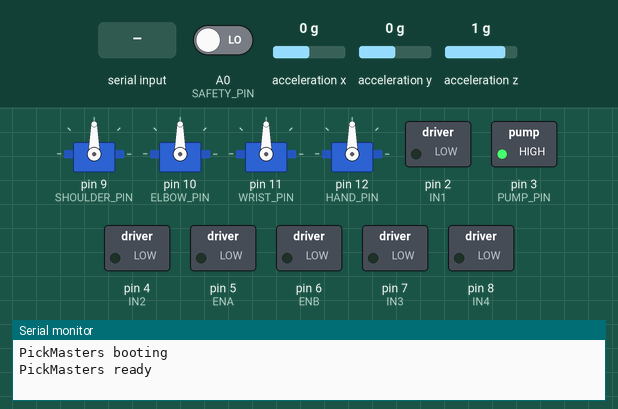
A sketch run on a simulated Arduino Uno, built with avr-gcc and run on an emulated ATmega328P. On the bench: 4 × servo, switched loads named in the sketch (green lamp = pin HIGH), the last lines printed to the serial monitor. Wiring (inferred from the names in the program): MPU-6050 motion sensor at I2C address 0x68. The inputs (shaded band) are chosen by the test bench; at power-on: acceleration x 0 g, acceleration z 1 g, A0 (SAFETY_PIN) LOW, acceleration y 0 g.

Above: at 2.3 s.
2.4 s: acceleration x set to -1.4 g
At 3.4 s:
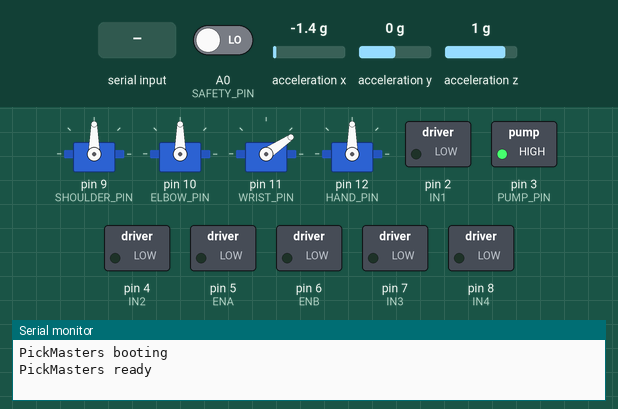
4.0 s: acceleration x set to 0.8 g
At 6.1 s:
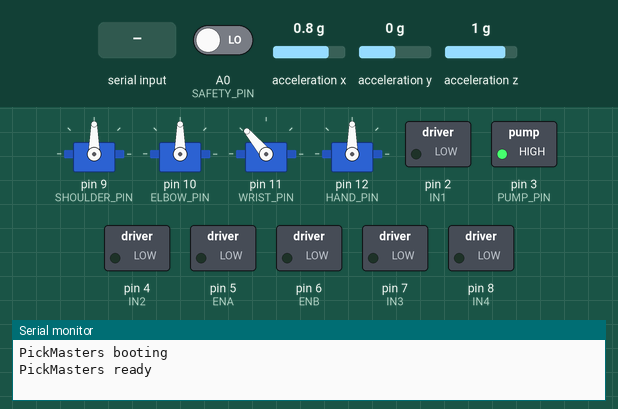
6.9 s: acceleration z set to 1.4 g
At 8.1 s:
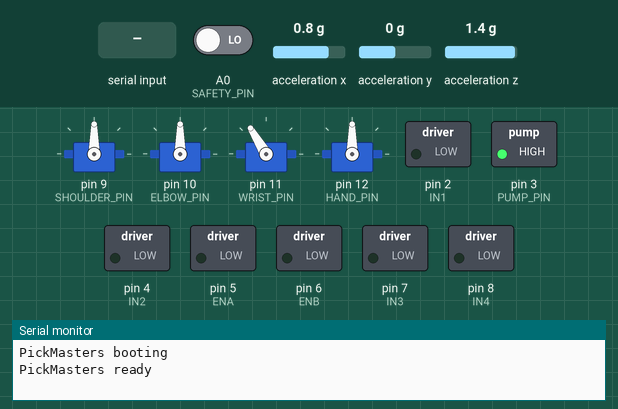
8.4 s: acceleration x set to -0.8 g
At 10.8 s:
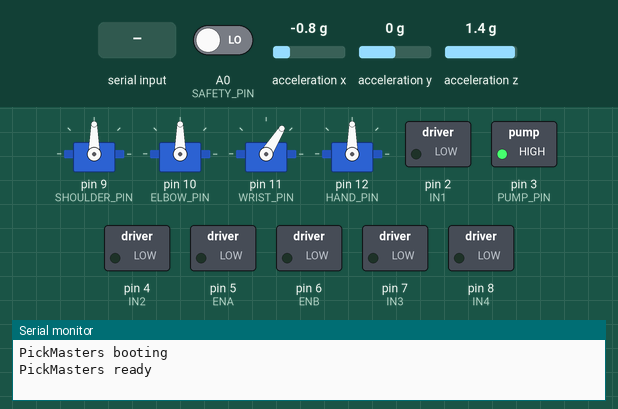
11.0 s: "cal\n" received over Serial
At 11.9 s:
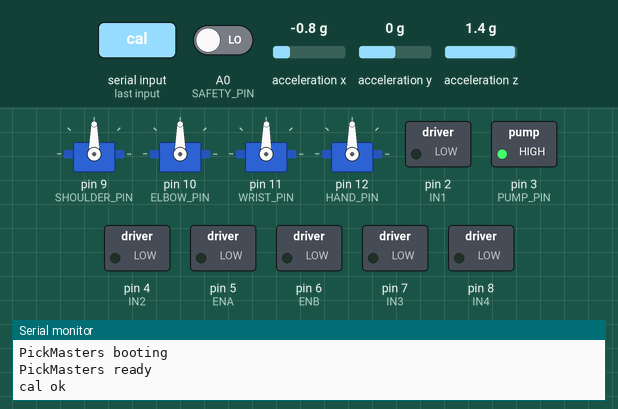
13.0 s: acceleration x set to 0 g
At 14.1 s:
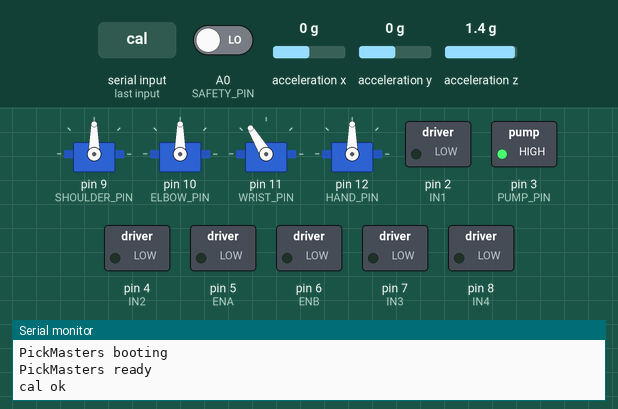
Timing chart, 0 to 15.6 s (numbered marks = the images above; inputs shaded):
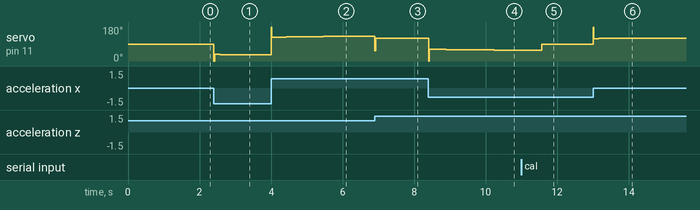

The sketch:

ArmController.ino
```cpp
// PickMasters — ArmController firmware
// 4-DOF robotic arm, manual control over USB serial (paired with DriveControl.pde)
//
// Hardware: Arduino Uno + standalone L298N dual H-bridge motor driver
//
// Pin usage:
//   9   — Shoulder servo
//   10  — Elbow servo
//   11  — Wrist servo
//   12  — Hand servo
//   A4  — IMU SDA (I2C, reserved by Wire)
//   A5  — IMU SCL (I2C, reserved by Wire)
//   3   — Pump relay (ACTIVE LOW: LOW = on, HIGH = off, starts off)
//   A0  — Safety interlock input (HIGH = clear, active-high with pull-down)
//   L298N driver: ENA=5, IN1=2, IN2=4 (left wheel);
//                 ENB=6, IN3=7, IN4=8 (right wheel).
//
// Serial protocol (9600 baud, newline-terminated, ONE combined message per frame):
//   S<shoulder>,<elbow>,<wrist>,<hand>,M<left>,<right>,P<0|1>,W<0|1>*<checksum>
//     servo angles 0..180, motor directions -1/0/1, P1 = pump on,
//     W1 = wrist AUTO (IMU leveling), W0 = wrist MANUAL
//     *<checksum> = optional XOR checksum (two hex digits) of all bytes before '*'
//   cal     — re-zero IMU pitch offset (sent by the DriveControl CalButton)
//   status  — print all current angles and states (single compact line)

#include <Wire.h>
#include <Servo.h>
#include <avr/wdt.h>

// ── Pin definitions ──────────────────────────────────────────────────────────
#define SHOULDER_PIN  9
#define ELBOW_PIN     10
#define WRIST_PIN     11
#define HAND_PIN      12
#define PUMP_PIN      3     // relay is active LOW
#define MPU_ADDR      0x68
#define SAFETY_PIN    A0    // safety interlock input

// ── DC motors via L298N dual H-bridge ────────────────────────────────────────
#define ENA  5     // PWM speed, left wheel
#define IN1  2     // direction A, left wheel
#define IN2  4     // direction B, left wheel
#define ENB  6     // PWM speed, right wheel
#define IN3  7     // direction A, right wheel
#define IN4  8     // direction B, right wheel
const int DRIVE_SPEED = 200;   // single constant speed when a motor is active

// ── Servos ───────────────────────────────────────────────────────────────────
Servo shoulderServo;
Servo elbowServo;
Servo wristServo;
Servo handServo;

int shoulderAngle = 90;
int elbowAngle    = 90;
int wristAngle    = 90;
int handAngle     = 90;

int  leftDir  = 0;            // -1 / 0 / +1
int  rightDir = 0;
bool pumpOn   = false;
bool wristAutoMode = true;    // true = IMU leveling, false = Processing controls wrist

// ── IMU state ────────────────────────────────────────────────────────────────
bool  imuOk        = false;   // false = MPU6050 not detected; auto-level disabled
float pitchOffset  = 0.0;
float currentPitch = 0.0;

unsigned long lastIMU    = 0;

// ── PID state for wrist auto-level ───────────────────────────────────────────
float pidKp = 1.0;
float pidKi = 0.05;
float pidKd = 0.15;
float pidIntegral   = 0.0;
float pidLastError  = 0.0;
unsigned long pidLastTime = 0;
const float PID_INTEGRAL_LIMIT = 30.0;

// ── Safety interlock ─────────────────────────────────────────────────────────
bool safetyClear = false;
unsigned long lastSafetyCheck = 0;
const unsigned long SAFETY_CHECK_MS = 50;
unsigned long lastSerialRx = 0;
const unsigned long SERIAL_TIMEOUT_MS = 2000;

// ── Serial receive buffer ─────────────────────────────────────────────────────
char serialBuf[64];
byte serialLen = 0;

// ─────────────────────────────────────────────────────────────────────────────
void setup() {
  Serial.begin(9600);
  Serial.write("PickMasters booting\n");

  // Safety interlock input (active-high with external pull-down resistor)
  pinMode(SAFETY_PIN, INPUT);

  // Pump relay — active LOW, so HIGH = OFF at startup
  pinMode(PUMP_PIN, OUTPUT);
  digitalWrite(PUMP_PIN, HIGH);

  // L298N control pins
  pinMode(ENA, OUTPUT);
  pinMode(IN1, OUTPUT);
  pinMode(IN2, OUTPUT);
  pinMode(ENB, OUTPUT);
  pinMode(IN3, OUTPUT);
  pinMode(IN4, OUTPUT);

  // Servos — centre on startup, one at a time to spread out the inrush current
  shoulderServo.attach(SHOULDER_PIN); shoulderServo.write(shoulderAngle); delay(100);
  elbowServo.attach(ELBOW_PIN);       elbowServo.write(elbowAngle);       delay(100);
  wristServo.attach(WRIST_PIN);       wristServo.write(wristAngle);       delay(100);
  handServo.attach(HAND_PIN);         handServo.write(handAngle);         delay(100);

  // Motors idle
  setMotorLeft(0);
  setMotorRight(0);

  // I2C — a timeout so a missing/shorted IMU can never freeze the board.
  Wire.begin();
  Wire.setWireTimeout(3000, true);

  Wire.beginTransmission(MPU_ADDR);
  imuOk = (Wire.endTransmission(true) == 0);

  if (imuOk) {
    Wire.beginTransmission(MPU_ADDR);
    Wire.write(0x6B);   // PWR_MGMT_1
    Wire.write(0x00);   // clear sleep bit
    Wire.endTransmission(true);
    delay(200);
    calibrateIMU();
  } else {
    wristAutoMode = false;
    Serial.write("WARN: IMU not found — wrist auto-level disabled\n");
  }

  lastSerialRx = millis();
  pidLastTime  = millis();

  // Hardware watchdog: resets the MCU if loop() hangs for >2 seconds
  wdt_enable(WDTO_2S);

  Serial.write("PickMasters ready\n");
}

// ─────────────────────────────────────────────────────────────────────────────
void loop() {
  wdt_reset();

  handleSerial();
  updateSafetyInterlock();

  if (imuOk && millis() - lastIMU >= 20) {   // 50 Hz IMU / wrist update
    lastIMU = millis();
    currentPitch = readPitch();
    if (wristAutoMode) {
      wristAngle = pidCompute(currentPitch - pitchOffset);
      wristServo.write(wristAngle);
    }
  }
}

// ── PID controller for wrist auto-level ──────────────────────────────────────
int pidCompute(float error) {
  unsigned long now = millis();
  float dt = (now - pidLastTime) / 1000.0;
  if (dt <= 0) dt = 0.02;
  pidLastTime = now;

  pidIntegral += error * dt;
  pidIntegral = constrain(pidIntegral, -PID_INTEGRAL_LIMIT, PID_INTEGRAL_LIMIT);

  float derivative = (error - pidLastError) / dt;
  pidLastError = error;

  float output = 90.0 + (pidKp * error) + (pidKi * pidIntegral) + (pidKd * derivative);
  return constrain((int)output, 0, 180);
}

// ── Safety interlock ─────────────────────────────────────────────────────────
// Movement is blocked unless ALL conditions are met:
//   1. SAFETY_PIN reads HIGH (hardware interlock / e-stop circuit)
//   2. Serial link is alive (received a command within SERIAL_TIMEOUT_MS)
//   3. IMU is healthy OR wrist is in manual mode
void updateSafetyInterlock() {
  if (millis() - lastSafetyCheck < SAFETY_CHECK_MS) return;
  lastSafetyCheck = millis();

  bool hwClear     = (digitalRead(SAFETY_PIN) == HIGH);
  bool serialAlive = (millis() - lastSerialRx < SERIAL_TIMEOUT_MS);
  bool sensorOk    = imuOk || !wristAutoMode;

  bool wasClear = safetyClear;
  safetyClear = hwClear && serialAlive && sensorOk;

  if (wasClear && !safetyClear) {
    setMotorLeft(0);
    setMotorRight(0);
    digitalWrite(PUMP_PIN, HIGH);
    pumpOn = false;
    Serial.write("SAFETY: interlock OPEN — motors and pump disabled\n");
  }
  if (!wasClear && safetyClear) {
    Serial.write("SAFETY: interlock CLEAR — movement enabled\n");
  }
}

// ── Serial parsing ────────────────────────────────────────────────────────────
void handleSerial() {
  while (Serial.available()) {
    char c = (char)Serial.read();
    if (c == '\n') {
      serialBuf[serialLen] = '\0';
      parseCommand(serialBuf);
      serialLen = 0;
    } else if (c != '\r' && serialLen < sizeof(serialBuf) - 1) {
      serialBuf[serialLen++] = c;
    }
  }
}

// ── Checksum verification ─────────────────────────────────────────────────────
// If the command contains '*XX' suffix, verify XOR checksum; otherwise accept as-is.
bool verifyChecksum(char *cmd) {
  char *star = strchr(cmd, '*');
  if (!star) return true;   // no checksum present — backward compatible

  byte computed = 0;
  for (char *p = cmd; p < star; p++) computed ^= (byte)*p;

  unsigned int received;
  if (sscanf(star + 1, "%02X", &received) != 1) return false;
  *star = '\0';   // strip checksum from command for parsing

  return (computed == (byte)received);
}

void parseCommand(char *cmd) {
  if (cmd[0] == '\0') return;

  lastSerialRx = millis();

  if (!verifyChecksum(cmd)) {
    Serial.write("ERR: checksum mismatch\n");
    return;
  }

  if (cmd[0] == 'S') {
    int sh, el, wr, ha, l, r, p, w;
    if (sscanf(cmd, "S%d,%d,%d,%d,M%d,%d,P%d,W%d",
               &sh, &el, &wr, &ha, &l, &r, &p, &w) == 8) {
      shoulderAngle = constrain(sh, 0, 180);
      elbowAngle    = constrain(el, 0, 180);
      handAngle     = constrain(ha, 0, 180);
      shoulderServo.write(shoulderAngle);
      elbowServo.write(elbowAngle);
      handServo.write(handAngle);

      wristAutoMode = (w != 0);
      if (!wristAutoMode) {
        wristAngle = constrain(wr, 0, 180);
        wristServo.write(wristAngle);
      }

      if (safetyClear) {
        setMotorLeft(l);
        setMotorRight(r);
        leftDir  = l;
        rightDir = r;
        pumpOn = (p != 0);
        digitalWrite(PUMP_PIN, pumpOn ? LOW : HIGH);
      } else {
        setMotorLeft(0);
        setMotorRight(0);
        leftDir = 0;
        rightDir = 0;
        pumpOn = false;
        digitalWrite(PUMP_PIN, HIGH);
      }
    }

  } else if (strcmp(cmd, "cal") == 0) {
    calibrateIMU();
    pidIntegral  = 0.0;
    pidLastError = 0.0;
    Serial.write("cal ok\n");

  } else if (strcmp(cmd, "status") == 0) {
    printStatus();

  } else if (strcmp(cmd, "pid") == 0) {
    Serial.print("PID Kp="); Serial.print(pidKp, 2);
    Serial.print(" Ki=");    Serial.print(pidKi, 2);
    Serial.print(" Kd=");    Serial.print(pidKd, 2);
    Serial.write('\n');
  }
}

// ── DC motor control (L298N) ──────────────────────────────────────────────────
// Left wheel: ENA + IN1/IN2.  dir > 0 = forward, dir < 0 = backward, 0 = stop.
void setMotorLeft(int dir) {
  if (dir > 0) {
    digitalWrite(IN1, HIGH);
    digitalWrite(IN2, LOW);
    analogWrite(ENA, DRIVE_SPEED);
  } else if (dir < 0) {
    digitalWrite(IN1, LOW);
    digitalWrite(IN2, HIGH);
    analogWrite(ENA, DRIVE_SPEED);
  } else {
    digitalWrite(IN1, LOW);
    digitalWrite(IN2, LOW);
    analogWrite(ENA, 0);
  }
}

// Right wheel: ENB + IN3/IN4.  dir > 0 = forward, dir < 0 = backward, 0 = stop.
void setMotorRight(int dir) {
  if (dir > 0) {
    digitalWrite(IN3, HIGH);
    digitalWrite(IN4, LOW);
    analogWrite(ENB, DRIVE_SPEED);
  } else if (dir < 0) {
    digitalWrite(IN3, LOW);
    digitalWrite(IN4, HIGH);
    analogWrite(ENB, DRIVE_SPEED);
  } else {
    digitalWrite(IN3, LOW);
    digitalWrite(IN4, LOW);
    analogWrite(ENB, 0);
  }
}

// ── IMU wrist auto-level ──────────────────────────────────────────────────────
float readPitch() {
  Wire.beginTransmission(MPU_ADDR);
  Wire.write(0x3B);   // ACCEL_XOUT_H — start of 6-byte accel block
  Wire.endTransmission(false);

  // If the IMU doesn't return all 6 bytes (unplugged/glitch), keep the last
  // pitch instead of computing garbage from -1 reads.
  if (Wire.requestFrom(MPU_ADDR, 6, true) != 6) return currentPitch;

  float accelX = (int16_t)(Wire.read() << 8 | Wire.read()) / 16384.0;
  float accelY = (int16_t)(Wire.read() << 8 | Wire.read()) / 16384.0;
  float accelZ = (int16_t)(Wire.read() << 8 | Wire.read()) / 16384.0;
  (void)accelY;

  return atan2(accelX, accelZ) * 180.0 / PI;
}

void calibrateIMU() {
  float sum = 0;
  for (int i = 0; i < 50; i++) {
    sum += readPitch();
    delay(10);
  }
  pitchOffset = sum / 50.0;
}

// ── Status report (single compact line) ──────────────────────────────────────
void printStatus() {
  Serial.print("S:");    Serial.print(shoulderAngle);
  Serial.print(" E:");   Serial.print(elbowAngle);
  Serial.print(" W:");   Serial.print(wristAngle);
  Serial.print(" H:");   Serial.print(handAngle);
  Serial.print(" M:");   Serial.print(leftDir);
  Serial.print(",");     Serial.print(rightDir);
  Serial.print(" P:");   Serial.print(pumpOn ? 1 : 0);
  Serial.print(" MODE:"); Serial.print(wristAutoMode ? "AUTO/PID" : "MAN");
  Serial.print(" IMU:");  Serial.print(imuOk ? "OK" : "NONE");
  Serial.print(" PITCH:"); Serial.print(currentPitch - pitchOffset, 1);
  Serial.print(" SAFE:");  Serial.print(safetyClear ? "CLEAR" : "OPEN");
  Serial.print(" WDT:ON");
  Serial.write('\n');
}
```

Measured:
- after the input at 2.4 s, servo on pin 11 (WRIST_PIN): 90° → 35° at once, → 34° 0.18 s later
- after the input at 4.0 s, servo on pin 11 (WRIST_PIN): 34° → 127° at once, → 128° 0.42 s later, → 129° 0.52 s later, → 130° 0.52 s later
- after the input at 6.9 s, servo on pin 11 (WRIST_PIN): 130° → 121° at once
- after the input at 8.4 s, servo on pin 11 (WRIST_PIN): 121° → 61° at once, → 60° 0.50 s later, → 59° 0.68 s later, → 58° 0.66 s later
- after the input at 11.0 s, servo on pin 11 (WRIST_PIN): 58° → 89° after 0.56 s
- after the input at 13.0 s, servo on pin 11 (WRIST_PIN): 89° → 119° at once, → 120° 0.16 s later, → 121° 0.68 s later
